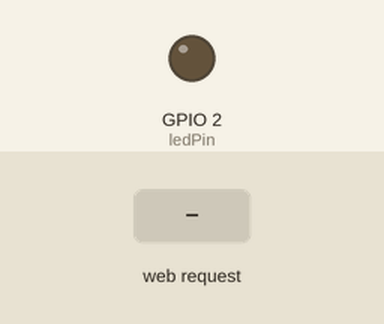
The program below on a simulated ESP32. Parts: output pins drawn as LEDs (lit = HIGH). Inputs (shaded band) come from the test bench. WiFi joins after 1.5 s; servers stay silent unless stated; what the program prints to the serial monitor is not drawn.

Above: at 2.7 s.
2.8 s: HTTP request GET /set?brightness=1 received
At 4.0 s:
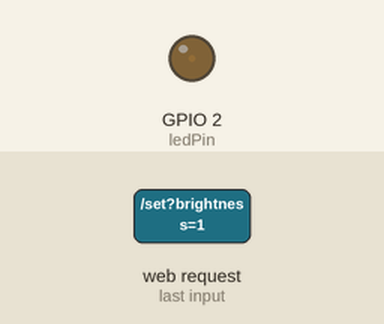
4.3 s: HTTP request GET /set?brightness=120 received
At 5.4 s:
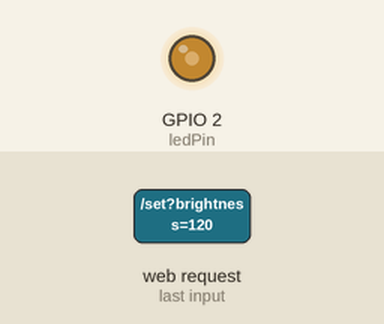
Timing chart, 0 to 7.3 s (numbered marks = the images above; inputs shaded):
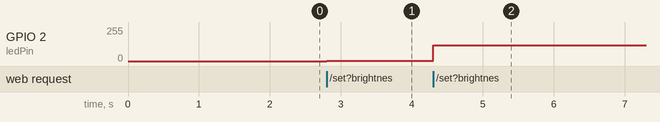

Measured:
- after the input at 2.8 s, GPIO 2 (ledPin): 0/255 → 1/255 at once
- after the input at 4.3 s, GPIO 2 (ledPin): 1/255 → 120/255 at once

The program:

main.cpp
```cpp
#include <Arduino.h>
#include <WiFi.h>
#include <WebServer.h>

const char* ssid = "Golazo";
const char* password = "nisiu1!!";

const int ledPin = 2;
const int pwmChannel = 0;

WebServer server(80);

void handleRoot() {
  String page = R"rawliteral(
  <!DOCTYPE html>
  <html>
  <body>

  <h2>ESP32 Brightness Control</h2>

  <input type="range"
         min="0"
         max="255"
         value="0"
         oninput="updateBrightness(this.value)">

  <p id="value">0</p>

  <script>
    function updateBrightness(val) {
      document.getElementById("value").innerHTML = val;
      fetch("/set?brightness=" + val);
    }
  </script>

  </body>
  </html>
  )rawliteral";

  server.send(200, "text/html", page);
}

void handleBrightness() {

  if (server.hasArg("brightness")) {

    int brightness = server.arg("brightness").toInt();

    ledcWrite(pwmChannel, brightness);
  }

  server.send(200, "text/plain", "OK");
}

void setup() {

  Serial.begin(115200);

  pinMode(ledPin, OUTPUT);

  ledcSetup(pwmChannel, 5000, 8);
  ledcAttachPin(ledPin, pwmChannel);

  WiFi.begin(ssid, password);

  Serial.print("Connecting");

  while (WiFi.status() != WL_CONNECTED) {
    delay(500);
    Serial.print(".");
  }

  Serial.println();
  Serial.println("Connected!");

  Serial.print("IP Address: ");
  Serial.println(WiFi.localIP());

  server.on("/", handleRoot);
  server.on("/set", handleBrightness);

  server.begin();
}

void loop() {
  server.handleClient();
}
```
